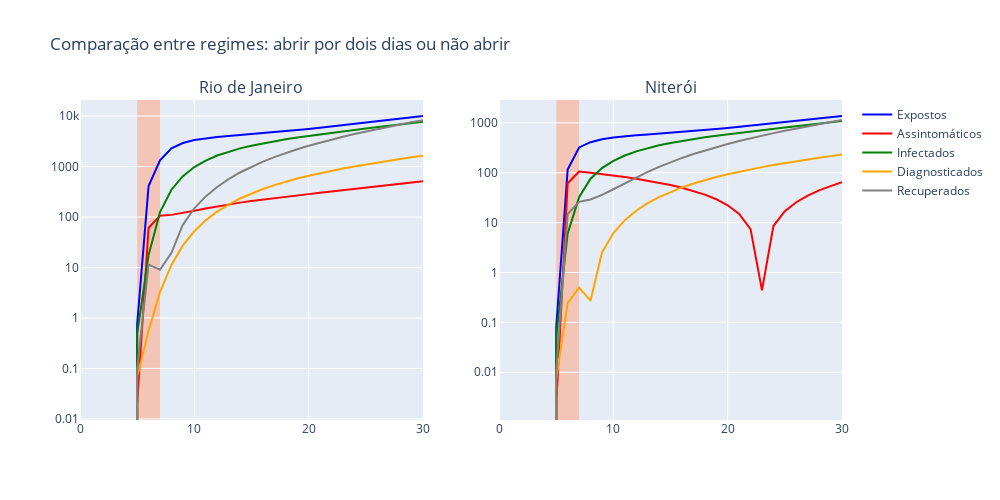

Notebook cell for this chart:
### Code cell
fig = make_subplots(rows=1, cols = 2, column_width = [1,1], shared_xaxes= True, subplot_titles=(
    'Rio de Janeiro', 
    'Niterói'))
for i in range(5):
    fig.add_trace(go.Scatter(
    x=np.arange(len(dados1[i])),
    y=np.abs(dados1[i+2]-dados2[i+2]), name = keys[i+2], marker = dict(color = colors[i], coloraxis = 'coloraxis'), showlegend=False), row = 1, col = 1)
    
for i in range(5):
    fig.add_trace(go.Scatter(
    x=np.arange(len(dados2[i])),
    y=np.abs(dados1[i+9]-dados2[i+9]), name = keys[i+2], marker = dict(color = colors[i])), row = 1, col =2)
    
fig.update_layout(
    shapes=[
        # 1st highlight during Feb 4 - Feb 6
        dict(
            type="rect",
            # x-reference is assigned to the x-values
            xref="x1",
            # y-reference is assigned to the plot paper [0,1]
            yref="paper",
            x0=5,
            y0=0,
            x1=7,
            y1=1,
            fillcolor="LightSalmon",
            opacity=0.5,
            layer="below",
            line_width=0
        ),
        dict(
            type="rect",
            # x-reference is assigned to the x-values
            xref="x2",
            # y-reference is assigned to the plot paper [0,1]
            yref="paper",
            x0=5,
            y0=0,
            x1=7,
            y1=1,
            fillcolor="LightSalmon",
            opacity=0.5,
            layer="below",
            line_width=0,
        )
    ]
)
fig.update_layout(height=500, width=1000, yaxis=dict(type='log'), yaxis2=dict(type='log'), title = 
                  'Comparação entre regimes: abrir por dois dias ou não abrir')
fig.show()

### Figure 1 — Plotly figure (JSON) as saved in the notebook; plotly's stock layout.template omitted (floating-point values rounded to 4 significant figures)
{"data": [{"marker": {"color": "blue", "coloraxis": "coloraxis"}, "name": "Expostos", "showlegend": false, "type": "scatter", "x": [0, 1, 2, 3, 4, 5, 6, 7, 8, 9, 10, 11, 12, 13, 14, 15, 16, 17, 18, 19, 20, 21, 22, 23, 24, 25, 26, 27, 28, 29, 30], "xaxis": "x", "y": [0, 0, 0, 0, 0, 0.7419, 409.3, 1326.0, 2288.0, 2921.0, 3334.0, 3626.0, 3842.0, 4021.0, 4197.0, 4371.0, 4560.0, 4774.0, 5008.0, 5265.0, 5555.0, 5876.0, 6219.0, 6587.0, 6984.0, 7415.0, 7874.0, 8360.0, 8874.0, 9421.0, 10010.0], "yaxis": "y"}, {"marker": {"color": "red", "coloraxis": "coloraxis"}, "name": "Assintomáticos", "showlegend": false, "type": "scatter", "x": [0, 1, 2, 3, 4, 5, 6, 7, 8, 9, 10, 11, 12, 13, 14, 15, 16, 17, 18, 19, 20, 21, 22, 23, 24, 25, 26, 27, 28, 29, 30], "xaxis": "x", "y": [0, 0, 0, 0, 0, 0.01974, 60.54, 106.1, 110.1, 119.9, 133.0, 147.5, 162.5, 177.7, 192.5, 207.3, 222.1, 236.8, 251.9, 267.6, 283.7, 300.7, 318.7, 337.7, 357.8, 379.0, 401.6, 425.6, 451.4, 478.9, 508.1], "yaxis": "y"}, {"marker": {"color": "green", "coloraxis": "coloraxis"}, "name": "Infectados", "showlegend": false, "type": "scatter", "x": [0, 1, 2, 3, 4, 5, 6, 7, 8, 9, 10, 11, 12, 13, 14, 15, 16, 17, 18, 19, 20, 21, 22, 23, 24, 25, 26, 27, 28, 29, 30], "xaxis": "x", "y": [0, 0, 0, 0, 0, 0.4814, 17.59, 124.6, 346.8, 642.2, 974.1, 1314.0, 1650.0, 1975.0, 2285.0, 2586.0, 2879.0, 3164.0, 3449.0, 3737.0, 4026.0, 4322.0, 4629.0, 4951.0, 5286.0, 5637.0, 6008.0, 6400.0, 6815.0, 7254.0, 7717.0], "yaxis": "y"}, {"marker": {"color": "orange", "coloraxis": "coloraxis"}, "name": "Diagnosticados", "showlegend": false, "type": "scatter", "x": [0, 1, 2, 3, 4, 5, 6, 7, 8, 9, 10, 11, 12, 13, 14, 15, 16, 17, 18, 19, 20, 21, 22, 23, 24, 25, 26, 27, 28, 29, 30], "xaxis": "x", "y": [0, 0, 0, 0, 0, 0.06738, 0.556, 3.236, 11.24, 27.32, 52.1, 85.76, 127.5, 176.5, 232.0, 292.7, 358.0, 427.3, 500.0, 575.9, 655.2, 737.4, 822.7, 911.1, 1003.0, 1098.0, 1197.0, 1301.0, 1409.0, 1522.0, 1640.0], "yaxis": "y"}, {"marker": {"color": "grey", "coloraxis": "coloraxis"}, "name": "Recuperados", "showlegend": false, "type": "scatter", "x": [0, 1, 2, 3, 4, 5, 6, 7, 8, 9, 10, 11, 12, 13, 14, 15, 16, 17, 18, 19, 20, 21, 22, 23, 24, 25, 26, 27, 28, 29, 30], "xaxis": "x", "y": [0, 0, 0, 0, 0, 0.09757, 11.38, 9.02, 19.54, 70.41, 148.0, 255.3, 393.1, 561.5, 760.6, 989.3, 1247.0, 1535.0, 1852.0, 2198.0, 2574.0, 2982.0, 3421.0, 3894.0, 4401.0, 4945.0, 5527.0, 6148.0, 6812.0, 7520.0, 8276.0], "yaxis": "y"}, {"marker": {"color": "blue"}, "name": "Expostos", "type": "scatter", "x": [0, 1, 2, 3, 4, 5, 6, 7, 8, 9, 10, 11, 12, 13, 14, 15, 16, 17, 18, 19, 20, 21, 22, 23, 24, 25, 26, 27, 28, 29, 30], "xaxis": "x2", "y": [0, 0, 0, 0, 0, 0.08082, 116.1, 322.3, 410.1, 470.6, 511.6, 542.1, 566.2, 587.5, 609.6, 632.5, 657.7, 686.7, 718.4, 753.1, 792.2, 835.0, 880.9, 929.8, 982.4, 1039.0, 1099.0, 1163.0, 1229.0, 1300.0, 1375.0], "yaxis": "y2"}, {"marker": {"color": "red"}, "name": "Assintomáticos", "type": "scatter", "x": [0, 1, 2, 3, 4, 5, 6, 7, 8, 9, 10, 11, 12, 13, 14, 15, 16, 17, 18, 19, 20, 21, 22, 23, 24, 25, 26, 27, 28, 29, 30], "xaxis": "x2", "y": [0, 0, 0, 0, 0, 0.002314, 61.83, 105.8, 100.5, 94.78, 88.7, 82.44, 76.07, 69.64, 63.17, 56.63, 50.01, 43.31, 36.47, 29.48, 22.33, 14.99, 7.404, 0.4379, 8.553, 16.96, 25.69, 34.78, 44.25, 54.11, 64.39], "yaxis": "y2"}, {"marker": {"color": "green"}, "name": "Infectados", "type": "scatter", "x": [0, 1, 2, 3, 4, 5, 6, 7, 8, 9, 10, 11, 12, 13, 14, 15, 16, 17, 18, 19, 20, 21, 22, 23, 24, 25, 26, 27, 28, 29, 30], "xaxis": "x2", "y": [0, 0, 0, 0, 0, 0.05218, 6.076, 32.49, 76.05, 124.0, 173.4, 222.0, 268.9, 313.7, 356.2, 397.1, 436.9, 475.7, 514.3, 553.3, 592.5, 632.6, 674.2, 717.5, 762.7, 809.8, 859.4, 911.6, 966.7, 1025.0, 1086.0], "yaxis": "y2"}, {"marker": {"color": "orange"}, "name": "Diagnosticados", "type": "scatter", "x": [0, 1, 2, 3, 4, 5, 6, 7, 8, 9, 10, 11, 12, 13, 14, 15, 16, 17, 18, 19, 20, 21, 22, 23, 24, 25, 26, 27, 28, 29, 30], "xaxis": "x2", "y": [0, 0, 0, 0, 0, 0.007454, 0.247, 0.4976, 0.2726, 2.532, 6.205, 11.2, 17.36, 24.54, 32.61, 41.4, 50.81, 60.76, 71.18, 82.04, 93.33, 105.0, 117.2, 129.7, 142.7, 156.2, 170.2, 184.7, 199.9, 215.7, 232.2], "yaxis": "y2"}, {"marker": {"color": "grey"}, "name": "Recuperados", "type": "scatter", "x": [0, 1, 2, 3, 4, 5, 6, 7, 8, 9, 10, 11, 12, 13, 14, 15, 16, 17, 18, 19, 20, 21, 22, 23, 24, 25, 26, 27, 28, 29, 30], "xaxis": "x2", "y": [0, 0, 0, 0, 0, 0.01048, 14.9, 26.08, 29.13, 35.93, 46.75, 61.77, 80.96, 104.3, 131.7, 163.1, 198.3, 237.5, 280.5, 327.4, 378.4, 433.4, 492.7, 556.3, 624.4, 697.2, 775.0, 858.0, 946.3, 1040.0, 1140.0], "yaxis": "y2"}], "layout": {"annotations": [{"font": {"size": 16}, "showarrow": false, "text": "Rio de Janeiro", "x": 0.225, "xanchor": "center", "xref": "paper", "y": 1, "yanchor": "bottom", "yref": "paper"}, {"font": {"size": 16}, "showarrow": false, "text": "Niterói", "x": 0.775, "xanchor": "center", "xref": "paper", "y": 1, "yanchor": "bottom", "yref": "paper"}], "height": 500, "shapes": [{"fillcolor": "LightSalmon", "layer": "below", "line": {"width": 0}, "opacity": 0.5, "type": "rect", "x0": 5, "x1": 7, "xref": "x", "y0": 0, "y1": 1, "yref": "paper"}, {"fillcolor": "LightSalmon", "layer": "below", "line": {"width": 0}, "opacity": 0.5, "type": "rect", "x0": 5, "x1": 7, "xref": "x2", "y0": 0, "y1": 1, "yref": "paper"}], "title": {"text": "Comparação entre regimes: abrir por dois dias ou não abrir"}, "width": 1000, "xaxis": {"anchor": "y", "domain": [0, 0.45]}, "xaxis2": {"anchor": "y2", "domain": [0.55, 1]}, "yaxis": {"anchor": "x", "domain": [0, 1], "type": "log"}, "yaxis2": {"anchor": "x2", "domain": [0, 1], "type": "log"}}}
